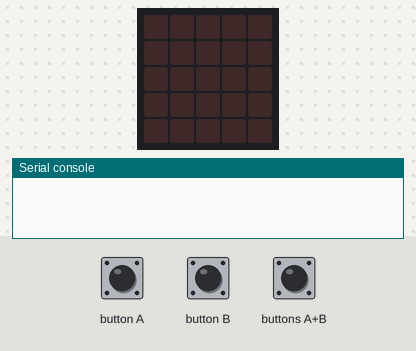
The program below on a simulated BBC micro:bit (MakeCode). Parts: the board's 5×5 LED display, the last lines printed to the serial console. The test bench sets the inputs (shaded band). Random numbers come from a fixed seed; no radio messages arrive unless stated (any console line starting 'radio sent:' is added by the test bench).

Above: at 1.2 s.
1.3 s: button A pressed for 0.15 s
At 2.2 s:
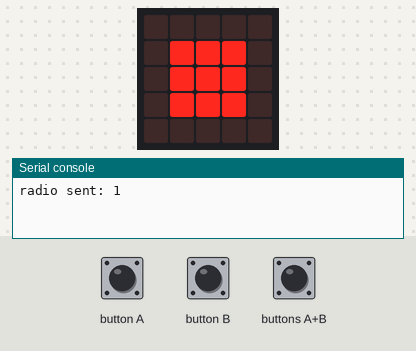
2.9 s: button B pressed for 0.15 s
At 3.4 s:
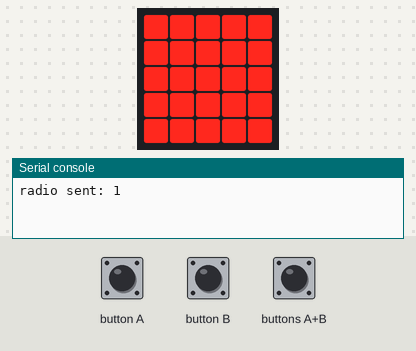
4.5 s: buttons A+B pressed for 0.15 s
At 5.8 s:
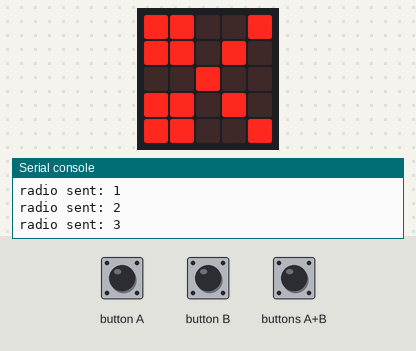
Timing chart, 0 to 7.5 s (numbered marks = the images above; inputs shaded):
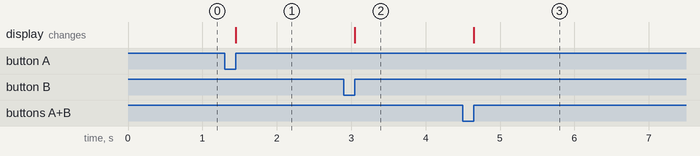

The program:

main.ts
```typescript
let tool = 0
radio.onReceivedNumber(function (receivedNumber) {
    if (input.buttonIsPressed(Button.A) && receivedNumber == 1) {
        basic.pause(100)
    }
    if (input.buttonIsPressed(Button.B) && receivedNumber == 2) {
        basic.pause(100)
    }
})
input.onButtonPressed(Button.A, function () {
    basic.showLeds(`
        . . . . .
        . # # # .
        . # # # .
        . # # # .
        . . . . .
        `)
    radio.sendNumber(1)
})
input.onGesture(Gesture.Shake, function () {
    tool = randint(0, 2)
})
input.onButtonPressed(Button.AB, function () {
    basic.showLeds(`
        # # . . #
        # # . # .
        . . # . .
        # # . # .
        # # . . #
        `)
    radio.sendNumber(3)
})
input.onButtonPressed(Button.B, function () {
    basic.showLeds(`
        # # # # #
        # # # # #
        # # # # #
        # # # # #
        # # # # #
        `)
    radio.sendNumber(2)
})
basic.forever(function () {
    radio.setGroup(10203040506070808)
})
```

test.ts
```typescript
// aquí va el archivo "tests"; esto no se compilará cuando este paquete se utilice como una extensión.
```

Measured:
- after the input at 1.3 s, the display: changes after 0.15 s (image 1)
- after the input at 2.9 s, the display: changes after 0.15 s (image 2)
- after the input at 4.5 s, the display: changes after 0.15 s (image 3)
